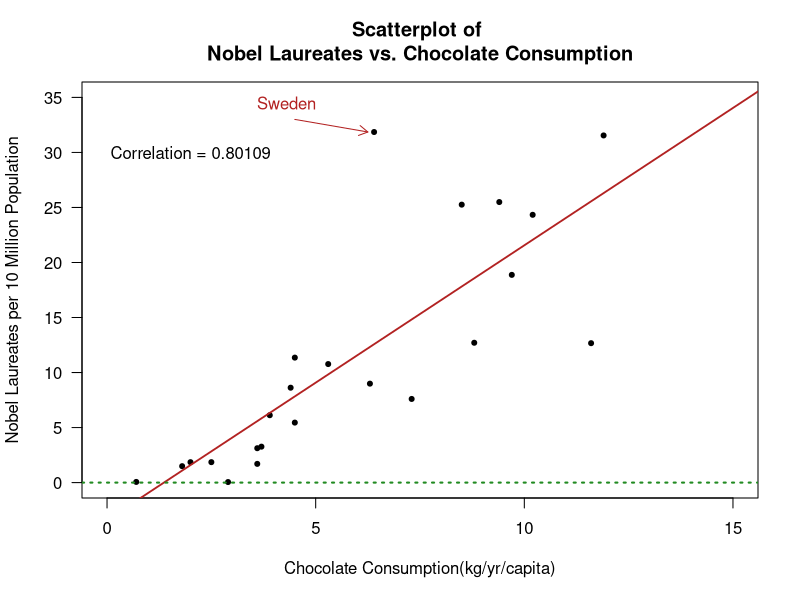

Here is the R script that generated this plot: (Note: this script raises an error after producing the figure.)
#########################
#         HW 4          # 
#########################


# SDGB 7844: Statistical Methods and Computation I
# Sumi Choudhury

x <- read.table("nobel_chocolate.txt", header = T, sep = ",") # read the data file
View(x)
dim(x) # rows and columns
colnames(x) # obtain variable names

head(x) # check the first six rows of data
tail(x) # check the last six rows of data

# check missing data
nrow(x)
length(complete.cases(x)) 

# extract the 3 columns: country, nobel_rate, chocolate_con
data.temp <- x[,-(4:24)] 
dim(data.temp) # rows X columns
head(data.temp) # check the first six rows of table
tail(data.temp) # check the last six rows of table

x <- data.temp # replace x with data.temp
rm(data.temp)

colnames(x) <- c("Country", "Nobel_Laureates", "Chocolate_Consumption") # change the column names
colnames(x)

# compute correlation between Nobel Laureates and Chocolate Consumption
cor.Choc_NL <- cor(x$Chocolate_Consumption, x$Nobel_Laureates, use = "complete.obs")  
cor.Choc_NL

# construct scatterplot
plot(x$Chocolate_Consumption, x$Nobel_Laureates, las = T, 
     main = "Scatterplot of \nNobel Laureates vs. Chocolate Consumption",
     xlab = "Chocolate Consumption(kg/yr/capita)", ylab = "Nobel Laureates per 10 Million Population", pch =20,
     xlim = c(0,15), ylim = c(0,35))
abline(lsfit(x$Chocolate_Consumption, x$Nobel_Laureates), col = "firebrick",lwd = 1.8)
# label Sweden on the plot with arrow and text
arrows(4.5,33, 6.25, 31.857, length = 0.1, col = "firebrick") 
text(4.3,34.5, labels = "Sweden", col = "firebrick")

# add the correlation to the scatterplot
text(2,30, labels = paste("Correlation =", round(cor(x$Chocolate_Consumption, x$Nobel_Laureates, use = "complete.obs"),
                                                 digits = 5)))
abline(h=0, lty = 3, col ="forestgreen", lwd = 2) # add a line to the zero pint on y-axis

dev.off() 

# linear regression of Nobel Laureates and Chocolate Consumption
lm.x <- lm(x$Nobel_Laureates ~ x$Chocolate_Consumption)
lm.x
names(lm.x) 

dev.off()

# conduct a residual analysis to check the asssumptions
par(mfrow = c(1,2)) 

# construct the residual vs. Chocolate_Consumption plot
plot(x$Chocolate_Consumption, lm.x$residuals, las = T, main = "Residuals vs. Chocolate Consumption", 
     xlab ="Chocolate Consumption(kg/yr/capita)", ylab ="Residuals", pch =20, xlim= c(0,15) )
abline(h=0, col = "forestgreen", lty = 2)

# construct the Q-Q plot for residuals 
qqnorm(lm.x$residuals, las = T, main = "Normal Q-Q Plot for Residuals", pch = 20, col = "forestgreen")
qqline(lm.x$residuals)

# using linear regression summary for hypothesis test 
summary(lm.x)
# anova(lm.x) alternative formula


# add the regression line to the scatterplot
plot(x$Chocolate_Consumption, x$Nobel_Laureates, las = T, 
     main = "Scatterplot of \nNobel Laureates vs. Chocolate Consumption",
     xlab = "Chocolate Consumption(kg/yr/capita)", ylab = "Nobel Laureates per 10 Million Population", pch =20,
     xlim = c(0,15), ylim = c(0,35))
abline(coef(lm.x), col = "firebrick", lwd = 2) # add a regression line

dev.off()

num <- which(x$Country == "Sweden") # find out the row number of Sweden
num

# predict the expected value for Sweden
fitted.values(lm.x)[num]

# the residual of Sweden
lm.x$residuals[num]
